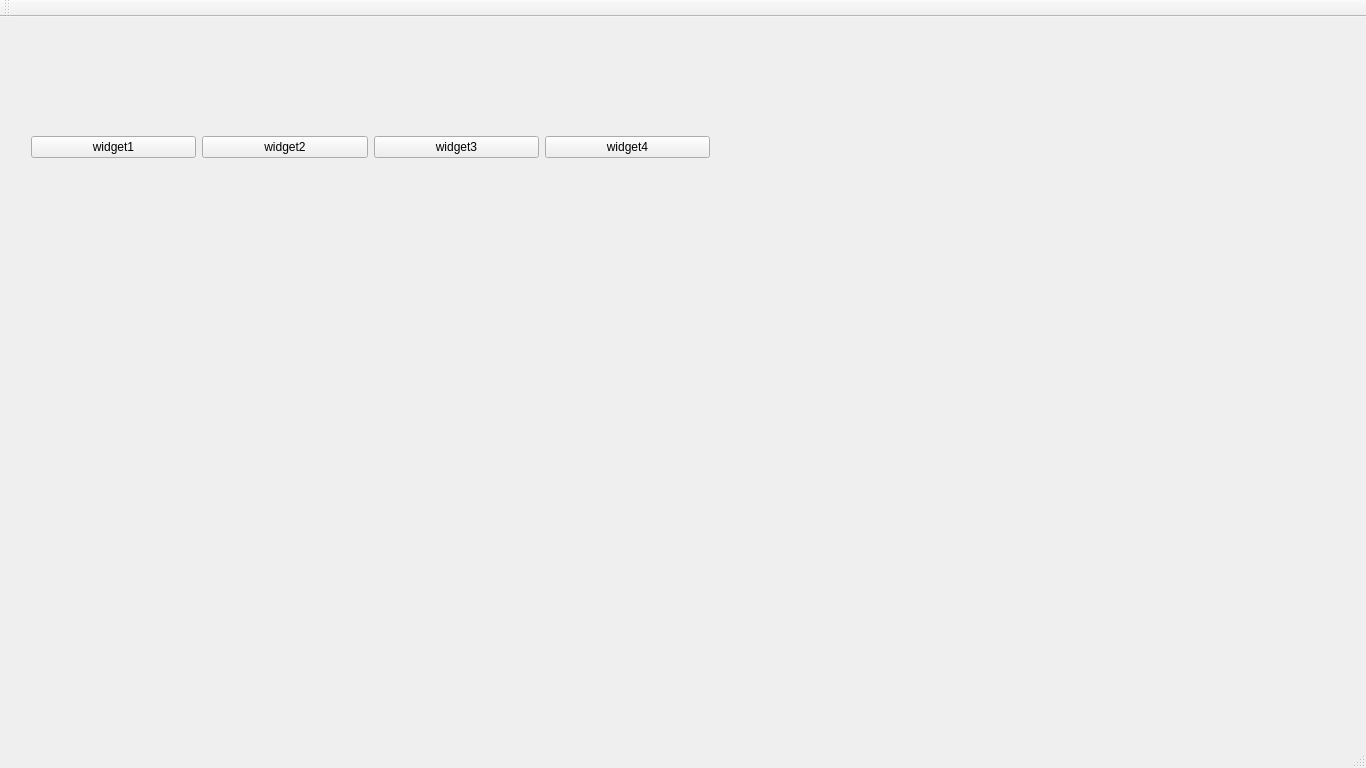
<?xml version="1.0" encoding="UTF-8"?>
<ui version="4.0">
 <class>widgetbox</class>
 <widget class="QMainWindow" name="widgetbox">
  <property name="geometry">
   <rect>
    <x>0</x>
    <y>0</y>
    <width>1366</width>
    <height>768</height>
   </rect>
  </property>
  <property name="windowTitle">
   <string>widgetbox</string>
  </property>
  <widget class="QWidget" name="centralWidget">
   <widget class="QWidget" name="horizontalLayoutWidget">
    <property name="geometry">
     <rect>
      <x>20</x>
      <y>260</y>
      <width>1321</width>
      <height>421</height>
     </rect>
    </property>
    <layout class="QHBoxLayout" name="horizontalLayout">
     <item>
      <widget class="QStackedWidget" name="stackedWidget">
       <widget class="QWidget" name="page"/>
       <widget class="QWidget" name="page_2"/>
      </widget>
     </item>
    </layout>
   </widget>
   <widget class="QWidget" name="">
    <property name="geometry">
     <rect>
      <x>20</x>
      <y>100</y>
      <width>701</width>
      <height>61</height>
     </rect>
    </property>
    <layout class="QHBoxLayout" name="horizontalLayout_2">
     <item>
      <widget class="QPushButton" name="widget1">
       <property name="text">
        <string>widget1</string>
       </property>
      </widget>
     </item>
     <item>
      <widget class="QPushButton" name="widget2">
       <property name="text">
        <string>widget2</string>
       </property>
      </widget>
     </item>
     <item>
      <widget class="QPushButton" name="widget3">
       <property name="text">
        <string>widget3</string>
       </property>
      </widget>
     </item>
     <item>
      <widget class="QPushButton" name="widget4">
       <property name="text">
        <string>widget4</string>
       </property>
      </widget>
     </item>
    </layout>
   </widget>
  </widget>
  <widget class="QMenuBar" name="menuBar">
   <property name="geometry">
    <rect>
     <x>0</x>
     <y>0</y>
     <width>1366</width>
     <height>20</height>
    </rect>
   </property>
  </widget>
  <widget class="QToolBar" name="mainToolBar">
   <attribute name="toolBarArea">
    <enum>TopToolBarArea</enum>
   </attribute>
   <attribute name="toolBarBreak">
    <bool>false</bool>
   </attribute>
  </widget>
  <widget class="QStatusBar" name="statusBar"/>
 </widget>
 <layoutdefault spacing="6" margin="11"/>
 <resources/>
 <connections/>
</ui>
